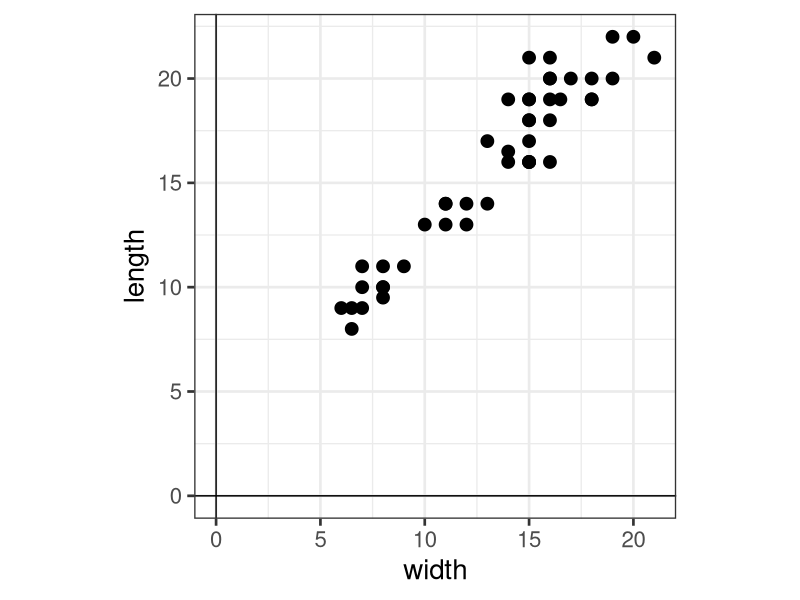
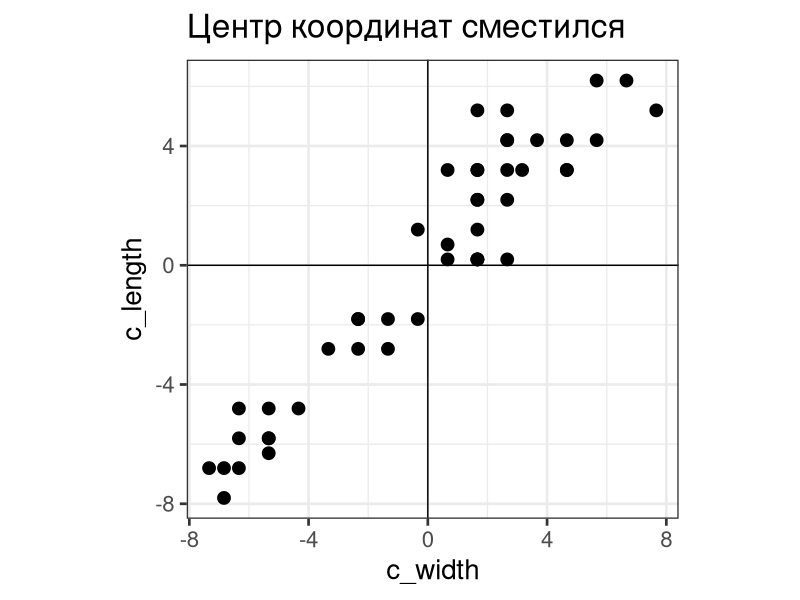
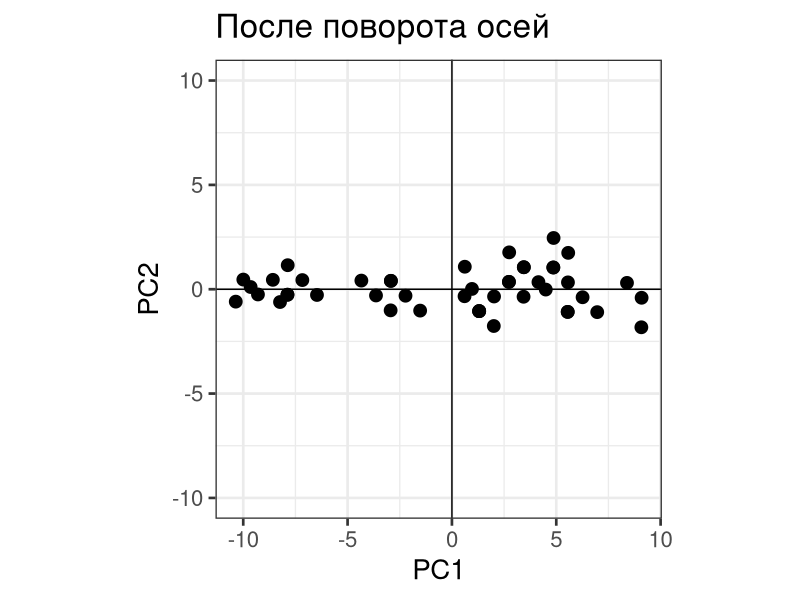
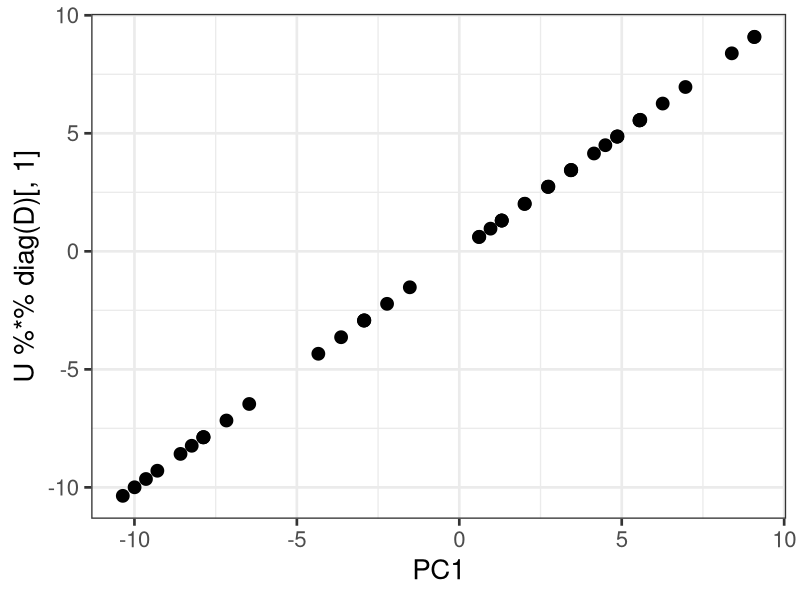
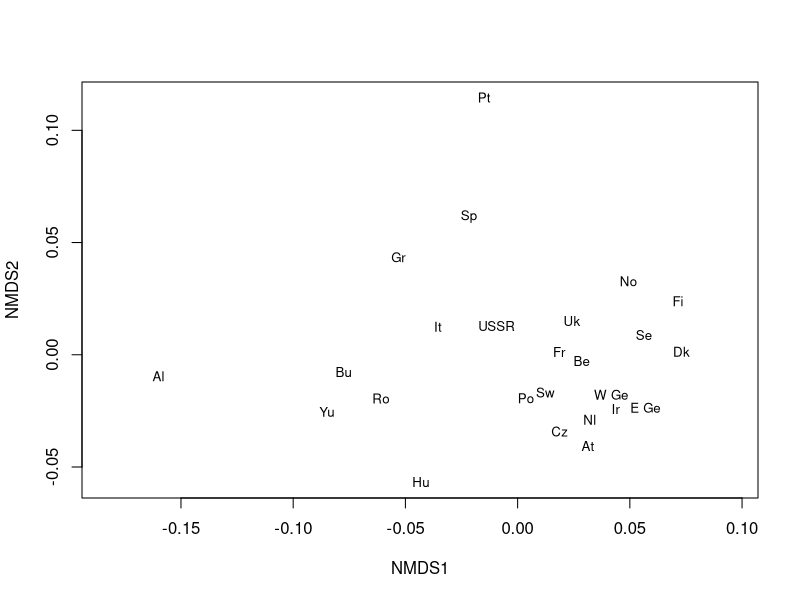
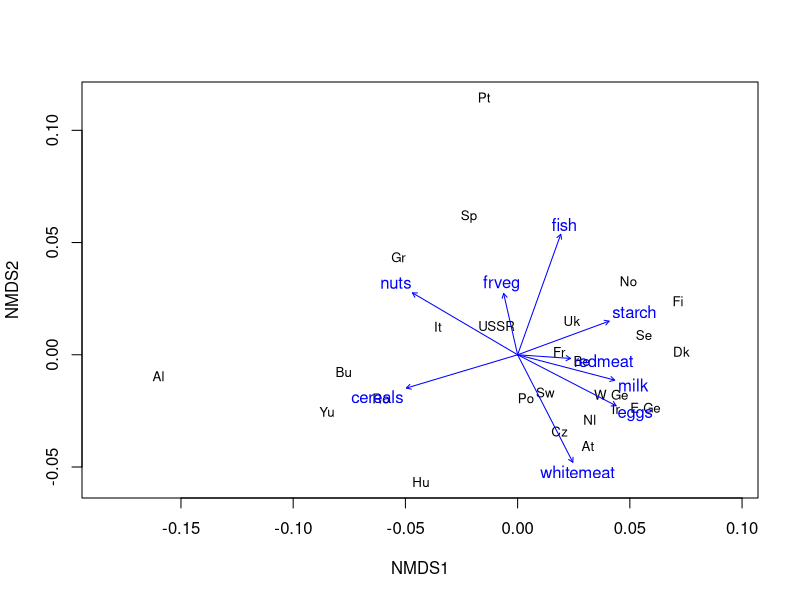
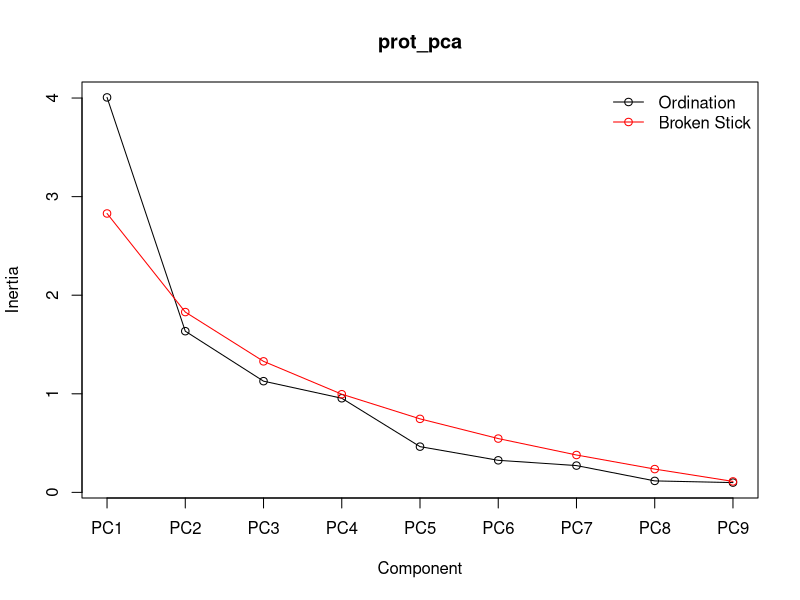
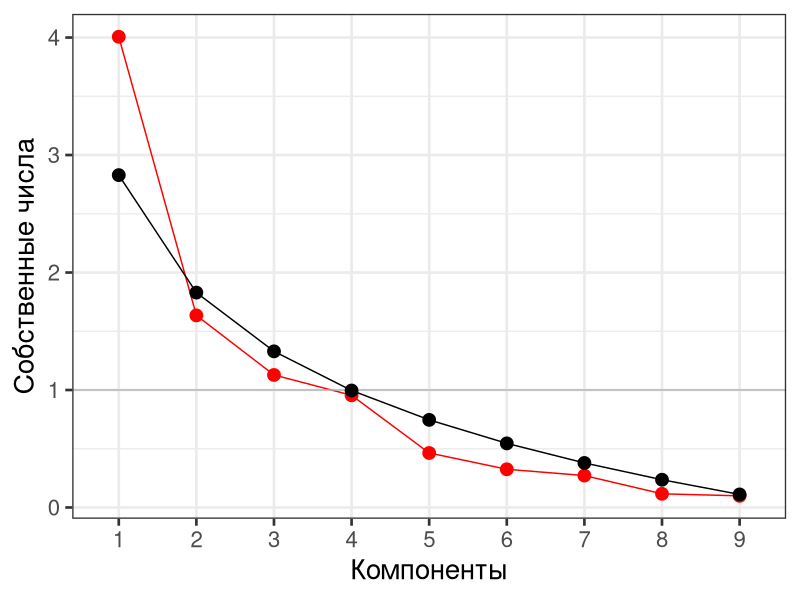

Write the R code that produced these figures, in order.
###########################
#Метод главных компонент
#
#В. Хайтов, М.Варфоломеева
###########################

library(ggplot2)
library(grid)
library(gridExtra)

theme_set(theme_bw(base_size = 10) + theme(legend.key = element_blank()))
update_geom_defaults("point", list(shape = 19, size = 4))

## Ортогональня матрица
A <- matrix(c( 0,  0, 10,
               0,  5, 0,
               40, 0, 0  ), ncol = 3)
A %*% t(A)

normA <-  matrix(c( 0,  0, 1,
                    0,  1, 0,
                    1,  0, 0  ), ncol = 3)


# Проверяем свойство ортогональной матрицы
solve(normA)

t(normA)


## Собственные числа
set.seed(12345)
# Создаем некоторую матрицу
Dat <- data.frame(Sp1 = round(rnorm(7, 150, 5)), Sp2 = round(rnorm(7, 150, 5)), Sp3 = round(rnorm(7, 150, 5)), Sp4 = round(rnorm(7, 150, 5)), Sp5 = round(rnorm(7, 150, 5)) )
rownames(Dat) <- c("Sample1", "Sample2", "Sample3", "Sample4", "Sample5", "Sample6", "Sample7" )

Dat

# Стандартизируем значения
X <- scale(Dat)

A <- round(cor(Dat), 2)

round(t(X) %*% X / (nrow(X) - 1), 2)


EIG <- eigen(A)
L <- EIG$values #Вектор собственных чисел
V <- EIG$vectors #Матрица собственных векторов

diag(L)

t(V)

solve(V)

round(t(V) - solve(V)) #Свойство ортонормальных матриц

A


round(V %*% diag(L) %*% t(V), 2) #В точности матрица A





#Работаем с реальными данными
jelly <- read.delim("data/jellyfish.csv")

head(jelly, 10)


library(ggplot2)
theme_set(theme_bw(base_size = 20) + theme(legend.key = element_blank()))
update_geom_defaults("point", list(shape = 19, size = 4))
p_raw <- ggplot(jelly, aes(x = width, y = length)) +   geom_point() +   geom_hline(yintercept = 0) +   geom_vline(xintercept = 0) +   coord_equal()

p_raw


## Центрируем данные

jelly$c_width <- jelly$width - mean(jelly$width)
jelly$c_length <- jelly$length - mean(jelly$length)
jelly <- jelly[order(jelly$c_width), ]

p_centered <- ggplot(jelly, aes(x = c_width, y = c_length)) +   geom_point() +   geom_hline(yintercept = 0) +   geom_vline(xintercept = 0) +  coord_equal()

p_centered + ggtitle("Центр координат сместился")

head(jelly[, c(1, 4:5)], 10)

Covar <- cov(jelly[, c("c_width", "c_length")])
eigen_values <- eigen(Covar)$values
eigen_vectors <- eigen(Covar)$vectors
t(eigen_vectors)
solve(eigen_vectors)


#НАходим кординаты в новых осях

fincoord <- as.matrix(jelly[,4:5]) %*% eigen_vectors

fincoord <- as.data.frame(fincoord)

colnames(fincoord) <- c("PC1", "PC2")


p_rotated <- ggplot(fincoord, aes(x = PC1, y = PC2)) +   geom_point() +     geom_hline(yintercept = 0) +    geom_vline(xintercept = 0) +   coord_equal(ratio = 1, ylim = c(-10, 10))

p_rotated + ggtitle("После поворота осей")

round(cor(fincoord), 2) #Новые оси не коррелируют



## SVD

SVD <-svd(jelly[,4:5])
U <- SVD$u
V <- SVD$v
D <- SVD$d

##############################
# Все одинаково! PCA - это частный случай SVD
#############################

qplot(fincoord$PC1, U %*% diag(D) [,1], geom = "point") + labs(x="PC1")

eigen_vectors

V


## Анализ многомерных данных
protein <- read.table(file="data/protein.csv", sep="\t", dec=".", header=TRUE)
protein$region <- factor(protein$region)
rownames(protein) <- protein$country
head(protein)

## Ваш код для построения орлинации MDS
library(vegan)

ord_nmds <- metaMDS(protein[, 3:ncol(protein)], distance = "euclidean", trace = 0)

plot(ord_nmds, display = "site", type = "t", cex = 0.8)


ef <- envfit(ord_nmds, protein[, 3:ncol(protein)])

plot(ord_nmds, display = "site", type = "t", cex = 0.8)
plot(ef)



## Проводим PCA
prcomp(protein[, -c(1, 2)])

A <- cor(protein[, -c(1, 2)])

eigen(A)$values


prot_pca <- rda(protein[, -c(1, 2)], scale = TRUE)

summary(prot_pca)


EV <- eigenvals(prot_pca) # собственные числа

EV/sum(EV)


bstick(prot_pca) # ожидаемое по Brocken Stick Model

screeplot(prot_pca, type = "lines", bstick = TRUE) # график собственных чисел

# Данные для ggplot
eig <- data.frame(pc = factor(1:length(eigenvals(prot_pca))),
           eigenval = as.vector(eigenvals(prot_pca)),
           bstick = bstick(prot_pca))
# График
eig_p_kaiser <- ggplot(eig, aes(x = pc, y = eigenval)) +
  geom_line(aes(group = 1), colour = "red") + geom_point(colour = "red") +
  geom_hline(yintercept = mean(eigenvals(prot_pca)), colour = "gray70") +
  labs(x = "Компоненты", y = "Собственные числа")

# график с brocken stick model
eig_p_bstick <- eig_p_kaiser +
  geom_line(aes(x = pc, y = bstick, group = 1)) +
  geom_point(aes(x = pc, y = bstick))

eig_p_bstick



biplot(prot_pca, display = "species", scaling = 2)

biplot(prot_pca, display = "species", scaling = 1)


df_load <- as.data.frame(scores(prot_pca, display = "species",
                                choices = c(1, 2, 3), scaling = 2))
# поправки для размещения подписей
df_load$hjust[df_load$PC1 >= 0] <- -0.1
df_load$hjust[df_load$PC1 < 0] <- 1
df_load$vjust[df_load$PC2 >= 0] <- -0.1
df_load$vjust[df_load$PC2 < 0] <- 1



library(grid) # для стрелочек
ar <- arrow(length = unit(0.25, "cm"))

p_load <- ggplot(df_load) +
  geom_text(aes(x = PC1, y = PC2, label = rownames(df_load)),
            size = 5, vjust = df_load$vjust, hjust = df_load$hjust) +
  geom_segment(aes(x = 0, y = 0, xend = PC1, yend = PC2),
               colour = "grey40", arrow = ar) +
  coord_equal(xlim = c(-1.9, 1.9), ylim = c(-1.9, 1.9))
p_load


biplot(prot_pca, display = "sites")

# Значения факторов (= факторные координаты)
head(scores(prot_pca, display = "sites", choices = c(1, 2, 3), scaling = 1))

df_scores <- data.frame(protein[, 1:2],
  scores(prot_pca, display = "sites", choices = c(1, 2, 3), scaling = 1))

round(cor(df_scores$PC3, df_scores$PC2 ), 2)



p_scores <- ggplot(df_scores, aes(x = PC1, y = PC2, colour = region)) + geom_point() +
  geom_text(aes(label = country), hjust = 1, vjust = -1) +
  coord_equal(xlim = c(-1.4, 1.4), ylim = c(-1.4, 1.4))
p_scores

grid.arrange(p_load, p_scores, ncol = 2, widths = c(0.42, 0.58))


##Используем комплексную переменную для ANOVA

# Значения факторов (= факторные координаты)
df <- data.frame(region = protein$region,
  scores(prot_pca, display = "sites", choices = c(1, 2, 3), scaling = 1))
mod <- lm(PC1 ~ region, data = df)
anova(mod)

mod_diag <- fortify(mod)

library(gridExtra)
res_p <- ggplot(data = mod_diag, aes(x = .fitted, y = .stdresid)) + geom_point(aes(size = .cooksd)) + geom_hline(yintercept = 0) + geom_smooth(method="loess", se=FALSE)
mean_val <- mean(mod_diag$.stdresid)
sd_val <- sd(mod_diag$.stdresid)
norm_p <- ggplot(mod_diag, aes(sample = .stdresid)) + geom_point(stat = "qq") + geom_abline(intercept = mean_val, slope = sd_val)
grid.arrange(res_p, norm_p, ncol = 2, widths = c(0.55, 0.45))

## Рисуем средние для каждого региона
df$region <- reorder(df$region, df$PC1, FUN=mean)
ggplot(df, aes(x = region, y = PC1, colour = region)) +
  stat_summary(geom = "pointrange", fun.data = "mean_cl_boot", size = 1) +
  theme(axis.text.x = element_text(angle = 30, vjust = 1, hjust = 1))

## Постхоки
TukeyHSD(aov(mod))

